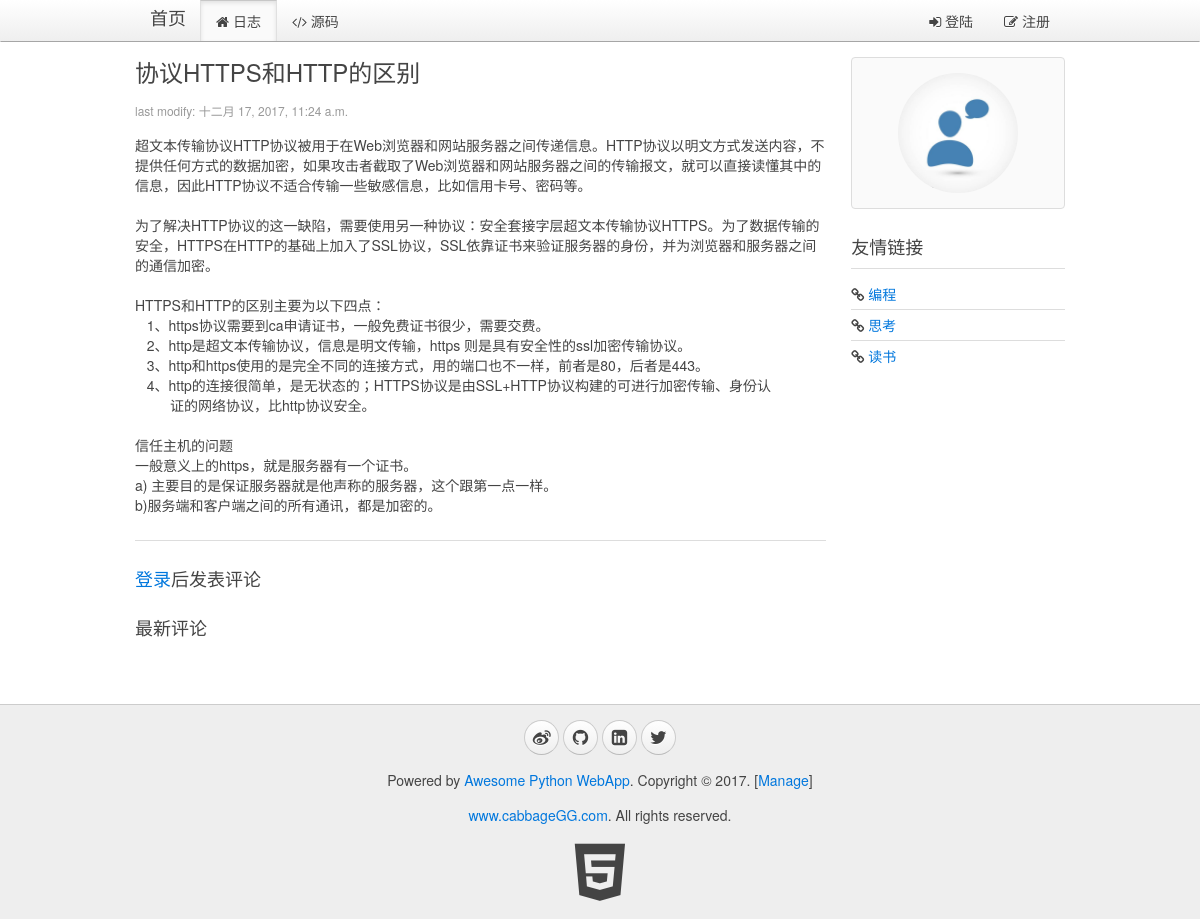
/blog/page/29/, run on an earlier commit of the app's database.
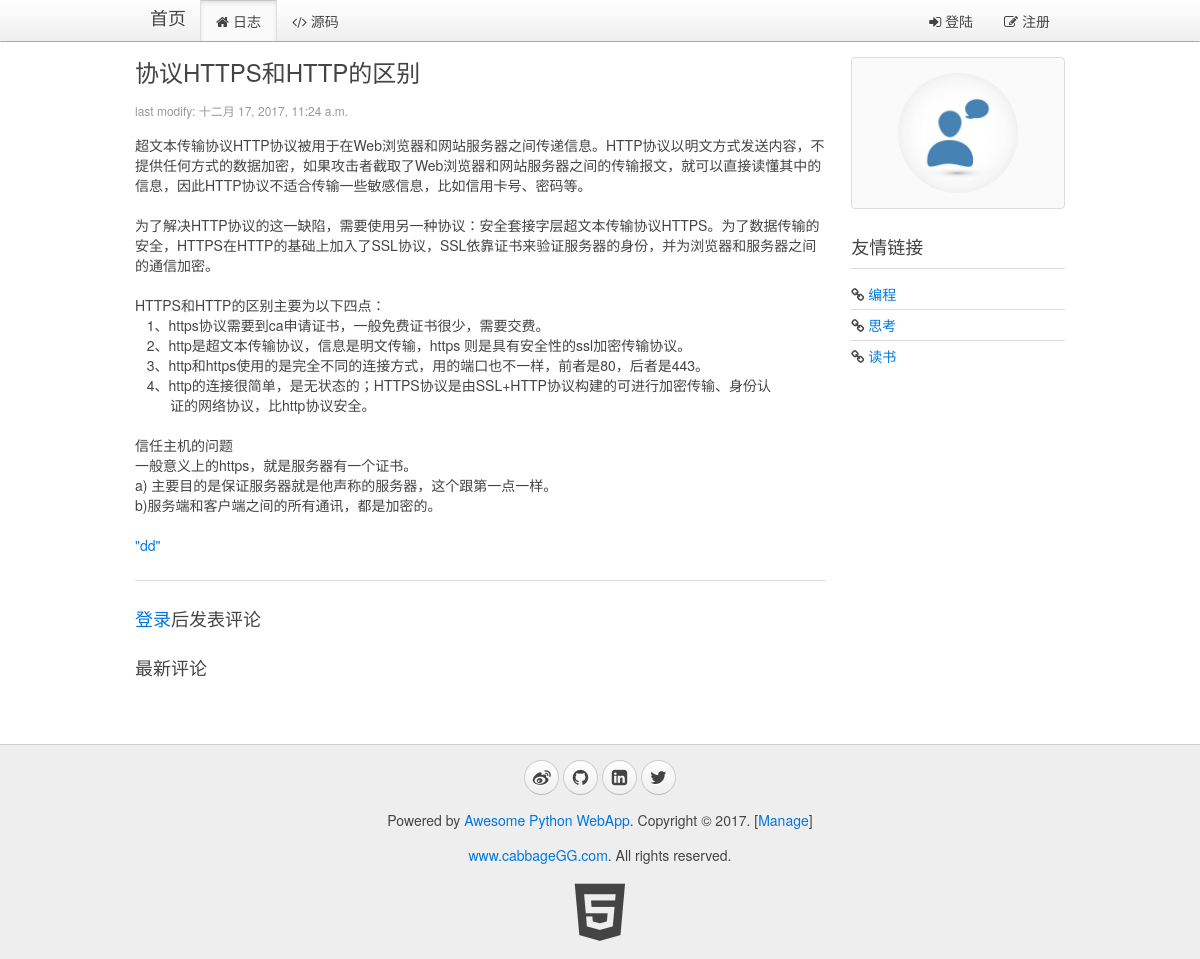
And on a later commit of the database.
### blog/models.py (models this page shows, shortened)
class Blog(models.Model):
    title = models.CharField(max_length=32, default="Title")
    content = models.TextField(null=True)
    summary = models.TextField(null=True)
    create_time = models.DateTimeField(null=True)

### blog/views.py (the view)
# urls.py: url(r'^page/(?P<blog_id>\d+)/$', views.show_blog, name="show_blog"),
def show_blog(request, blog_id):
    userinfo = ""
    account = request.COOKIES.get("account","")
    if account:
        userinfo = models.User.objects.filter(account=account)
        if userinfo:
            userinfo = userinfo[0]
    blog = models.Blog.objects.get(id=blog_id)
    comments = models.Comments.objects.filter(blog_id=blog_id, comment_id=0)
    return render(request, "blog/blog.html", {"blog": blog, "comments":comments, "userinfo":userinfo})

### blog/templatetags/myfilter.py (called while the page is built)
@register.filter
def replaceTags(content):  #这里应该需要继续研究下，有时候需要空格，而不是&nbsp;
    content = content.replace("  ", "&nbsp;&nbsp;")  # 预处理空格
    content = content.replace("\n", "<br/>")  # 预处理换行
    return content

### blog/templates/blog/blog.html (shortened to what this page needs)
{% extends '__base__.html' %}
{% load myfilter %}
{% block content %}
    <div class="uk-width-medium-3-4">
        <article class="uk-article">
            <h2>{{ blog.title }}</h2>
            <p class="uk-article-meta">last modify: {{ blog.create_time }}</p>
            <p>{% autoescape off %}{{ blog.content | replaceTags }}{% endautoescape %}</p>
        </article>
        <hr class="uk-article-divider">
    {% if userinfo %}
        <h3>发表评论</h3>
        <article class="uk-comment">
            <header class="uk-comment-header">
                <img class="uk-comment-avatar uk-border-circle" width="50" height="50" src="{% if userinfo.image %}{{ userinfo.image.url }} {% else %} /media/img/default.jpg {% endif %}">
                <h4 class="uk-comment-title">{{ userinfo.name | default:'游客' }}</h4>
            </header>
            <div class="uk-comment-body">
                <form id="form-comment" class="uk-form" action="javascript:void(0)" method="post">
                    {% csrf_token %}
                    <input id="yj-c-blogid" type="hidden" name="blog_id" value="{{ blog.id }}">
                    <input id="yj-c-commentid" type="hidden" name="comment_id" value="{{ comment.id | default:'0' }}">
                    <input id="yj-c-username" type="hidden" name="user_name" value="{{ userinfo.name | default:'游客' }}">
                    <input id="yj-c-userimage" type="hidden" name="user_img" value="{{ userinfo.image | default:"img/default.jpg" }}">
                    <div class="uk-alert uk-alert-danger uk-hidden"></div>
                    <div id="yj-c-content-div" class="uk-form-row">
                        <textarea id="yj-c-content" name="content" rows="6" placeholder="说点什么吧" style="width:100%;resize:none;"></textarea>
                    </div>
                    <div class="uk-form-row">
                        <input type="submit" class="uk-button uk-button-primary" value="发表评论">
                    </div>
                    <p id="comment-msg">
                    </p>
                </form>
            </div>
        </article>
        <hr class="uk-article-divider">
    {% else %}
        <h3><a href="{% url 'blog:signin' %}">登录</a>后发表评论</h3>
    {% endif %}
        <h3>最新评论</h3>
    </div>
    <div class="uk-width-medium-1-4">
        <div class="uk-panel uk-panel-box">
            <div class="uk-text-center">
                <img class="uk-border-circle" width="120" height="120" src="{% if userinfo.image %}{{ userinfo.image.url }} {% else %} /media/img/default.jpg {% endif %}">
            </div>
        </div>
        <div class="uk-panel uk-panel-header">
            <h3 class="uk-panel-title">友情链接</h3>
            <ul class="uk-list uk-list-line">
                <li><i class="uk-icon-link"></i> <a href="https://github.com/cabbageGG">编程</a></li>
                <li><i class="uk-icon-link"></i> <a href="https://github.com/cabbageGG">思考</a></li>
                <li><i class="uk-icon-link"></i> <a href="http://blog.jobbole.com/all-posts/">读书</a></li>
            </ul>
        </div>
    </div>
{% endblock %}

### blog/templates/__base__.html (shortened to what this page needs)
<!DOCTYPE html>
<html>
{% load staticfiles %}
<head>
    <link rel="stylesheet" href="{% static 'css/uikit.min.css' %}">
    <link rel="stylesheet" href="{% static 'css/uikit.gradient.min.css' %}">
    <link rel="stylesheet" href="{% static 'css/awesome.css' %}" />
</head>
<body>
    <nav class="uk-navbar uk-navbar-attached uk-margin-bottom">
        <div class="uk-container uk-container-center">
            <a href="{% url 'blog:index' %}" class="uk-navbar-brand">首页</a>
            <ul class="uk-navbar-nav">
                <li data-url="blogs"><a href="{% url 'blog:index' %}"><i class="uk-icon-home"></i> 日志</a></li>
                <li><a target="_blank" href="https://github.com/cabbageGG/myblog"><i class="uk-icon-code"></i> 源码</a></li>
            </ul>
            <div class="uk-navbar-flip">
                <ul class="uk-navbar-nav">
                {% if userinfo %}
                    <li class="uk-parent" data-uk-dropdown>
                        <a href="#0"><i class="uk-icon-user"></i> {{ userinfo.name }}</a>
                        <div class="uk-dropdown uk-dropdown-navbar">
                            <ul class="uk-nav uk-nav-navbar">
                                <li><a href="{% url 'blog:signout' %}"><i class="uk-icon-sign-out"></i> 登出</a></li>
                                <li><a href="{% url 'blog:uploadImg' %}"><i class="uk-icon-sign-out"></i>上传头像</a></li>
                            </ul>
                        </div>
                    </li>
                {% else %}
                    <li><a href="{% url 'blog:signin' %}"><i class="uk-icon-sign-in"></i> 登陆</a></li>
                    <li><a href="{% url 'blog:register' %}"><i class="uk-icon-edit"></i> 注册</a></li>
                {% endif %}
                </ul>
            </div>
        </div>
    </nav>
    <div class="uk-container uk-container-center">
        <div class="uk-grid">
            {% block content %}
            {% endblock %}
        </div>
    </div>
    <div class="uk-margin-large-top" style="background-color:#eee; border-top:1px solid #ccc;">
        <div class="uk-container uk-container-center uk-text-center">
            <div class="uk-panel uk-margin-top uk-margin-bottom">
                <p>
                    <a target="_blank" href="http://weibo.com/" class="uk-icon-button uk-icon-weibo"></a>
                    <a target="_blank" href="https://github.com/cabbageGG" class="uk-icon-button uk-icon-github"></a>
                    <a target="_blank" href="http://www.linkedin.com/" class="uk-icon-button uk-icon-linkedin-square"></a>
                    <a target="_blank" href="https://twitter.com/" class="uk-icon-button uk-icon-twitter"></a>
                </p>
                <p>Powered by <a href="https://github.com/cabbageGG">Awesome Python WebApp</a>. Copyright &copy; 2017. [<a href="/admin/" target="_blank">Manage</a>]</p>
                <p><a href="https://github.com/cabbageGG" target="_blank">www.cabbageGG.com</a>. All rights reserved.</p>
                <a target="_blank" href="http://www.w3.org/TR/html5/"><i class="uk-icon-html5" style="font-size:64px; color: #444;"></i></a>
            </div>
        </div>
    </div>
</body>
</html>

What changed in the data, as far as the page shows it:
changed Blog "协议HTTPS和HTTP的区别": content "…一般意义上的https，就是服务器有一个证书。 a) 主要目的是保证服务器就是他声称的服务器，这个跟第一点一样。 b)服务端和客户端之间的所有通讯，都是加密的。" → "…一般意义上的https，就是服务器有一个证书。 a) 主要目的是保证服务器就是他声称的服务器，这个跟第一点一样。 b)服务端和客户端之间的所有通讯，都是加密的。 \"dd\""
